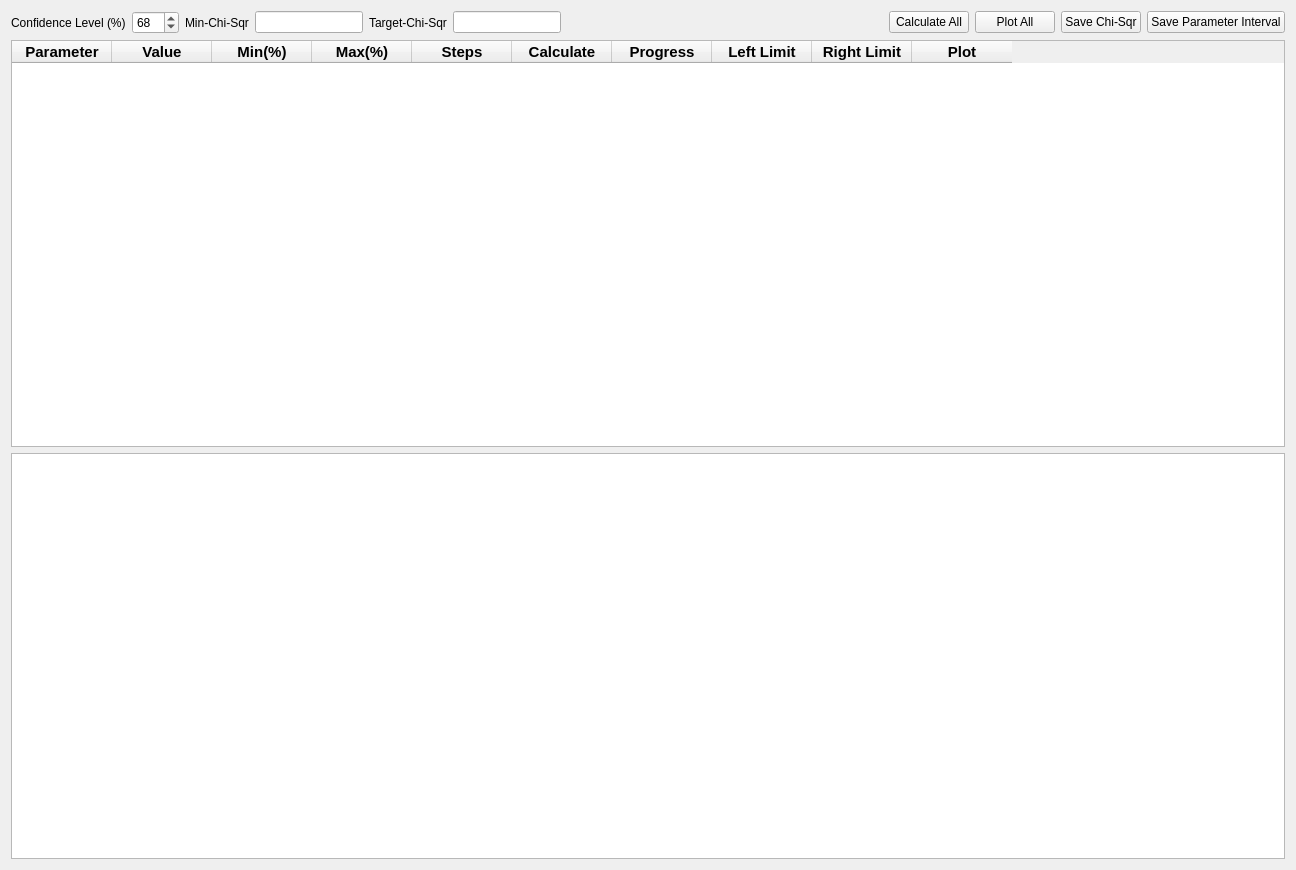
<?xml version="1.0" encoding="UTF-8"?>
<ui version="4.0">
 <class>Form</class>
 <widget class="QWidget" name="Form">
  <property name="geometry">
   <rect>
    <x>0</x>
    <y>0</y>
    <width>1296</width>
    <height>870</height>
   </rect>
  </property>
  <property name="windowTitle">
   <string>Form</string>
  </property>
  <layout class="QVBoxLayout" name="verticalLayout">
   <item>
    <layout class="QHBoxLayout" name="horizontalLayout">
     <item>
      <widget class="QLabel" name="label_2">
       <property name="sizePolicy">
        <sizepolicy hsizetype="Fixed" vsizetype="Preferred">
         <horstretch>0</horstretch>
         <verstretch>0</verstretch>
        </sizepolicy>
       </property>
       <property name="text">
        <string>Confidence Level (%)</string>
       </property>
      </widget>
     </item>
     <item>
      <widget class="QSpinBox" name="confIntervalSpinBox">
       <property name="sizePolicy">
        <sizepolicy hsizetype="Fixed" vsizetype="Fixed">
         <horstretch>0</horstretch>
         <verstretch>0</verstretch>
        </sizepolicy>
       </property>
       <property name="minimum">
        <number>1</number>
       </property>
       <property name="maximum">
        <number>100</number>
       </property>
       <property name="value">
        <number>68</number>
       </property>
      </widget>
     </item>
     <item>
      <widget class="QLabel" name="label">
       <property name="sizePolicy">
        <sizepolicy hsizetype="Fixed" vsizetype="Preferred">
         <horstretch>0</horstretch>
         <verstretch>0</verstretch>
        </sizepolicy>
       </property>
       <property name="text">
        <string>Min-Chi-Sqr</string>
       </property>
      </widget>
     </item>
     <item>
      <widget class="QLineEdit" name="minChiSqrLineEdit">
       <property name="sizePolicy">
        <sizepolicy hsizetype="Fixed" vsizetype="Fixed">
         <horstretch>0</horstretch>
         <verstretch>0</verstretch>
        </sizepolicy>
       </property>
       <property name="maximumSize">
        <size>
         <width>200</width>
         <height>16777215</height>
        </size>
       </property>
      </widget>
     </item>
     <item>
      <widget class="QLabel" name="label_3">
       <property name="sizePolicy">
        <sizepolicy hsizetype="Fixed" vsizetype="Preferred">
         <horstretch>0</horstretch>
         <verstretch>0</verstretch>
        </sizepolicy>
       </property>
       <property name="text">
        <string>Target-Chi-Sqr</string>
       </property>
      </widget>
     </item>
     <item>
      <widget class="QLineEdit" name="targetChiSqrLineEdit">
       <property name="sizePolicy">
        <sizepolicy hsizetype="Fixed" vsizetype="Fixed">
         <horstretch>0</horstretch>
         <verstretch>0</verstretch>
        </sizepolicy>
       </property>
       <property name="maximumSize">
        <size>
         <width>200</width>
         <height>16777215</height>
        </size>
       </property>
      </widget>
     </item>
     <item>
      <spacer name="horizontalSpacer">
       <property name="orientation">
        <enum>Qt::Horizontal</enum>
       </property>
       <property name="sizeHint" stdset="0">
        <size>
         <width>40</width>
         <height>20</height>
        </size>
       </property>
      </spacer>
     </item>
     <item>
      <widget class="QPushButton" name="calcAllPushButton">
       <property name="sizePolicy">
        <sizepolicy hsizetype="Fixed" vsizetype="Fixed">
         <horstretch>0</horstretch>
         <verstretch>0</verstretch>
        </sizepolicy>
       </property>
       <property name="text">
        <string>Calculate All</string>
       </property>
      </widget>
     </item>
     <item>
      <widget class="QPushButton" name="plotAllPushButton">
       <property name="sizePolicy">
        <sizepolicy hsizetype="Fixed" vsizetype="Fixed">
         <horstretch>0</horstretch>
         <verstretch>0</verstretch>
        </sizepolicy>
       </property>
       <property name="text">
        <string>Plot All</string>
       </property>
      </widget>
     </item>
     <item>
      <widget class="QPushButton" name="saveAllPushButton">
       <property name="sizePolicy">
        <sizepolicy hsizetype="Fixed" vsizetype="Fixed">
         <horstretch>0</horstretch>
         <verstretch>0</verstretch>
        </sizepolicy>
       </property>
       <property name="text">
        <string>Save Chi-Sqr</string>
       </property>
      </widget>
     </item>
     <item>
      <widget class="QPushButton" name="saveErrPushButton">
       <property name="sizePolicy">
        <sizepolicy hsizetype="Preferred" vsizetype="Fixed">
         <horstretch>0</horstretch>
         <verstretch>0</verstretch>
        </sizepolicy>
       </property>
       <property name="text">
        <string>Save Parameter Interval</string>
       </property>
      </widget>
     </item>
    </layout>
   </item>
   <item>
    <widget class="QTableWidget" name="fitParamTableWidget">
     <property name="sizePolicy">
      <sizepolicy hsizetype="Preferred" vsizetype="Expanding">
       <horstretch>0</horstretch>
       <verstretch>0</verstretch>
      </sizepolicy>
     </property>
     <attribute name="horizontalHeaderStretchLastSection">
      <bool>false</bool>
     </attribute>
     <column>
      <property name="text">
       <string>Parameter</string>
      </property>
      <property name="font">
       <font>
        <pointsize>11</pointsize>
        <weight>75</weight>
        <bold>true</bold>
       </font>
      </property>
     </column>
     <column>
      <property name="text">
       <string>Value</string>
      </property>
      <property name="font">
       <font>
        <pointsize>11</pointsize>
        <weight>75</weight>
        <bold>true</bold>
       </font>
      </property>
     </column>
     <column>
      <property name="text">
       <string>Min(%)</string>
      </property>
      <property name="font">
       <font>
        <pointsize>11</pointsize>
        <weight>75</weight>
        <bold>true</bold>
       </font>
      </property>
     </column>
     <column>
      <property name="text">
       <string>Max(%)</string>
      </property>
      <property name="font">
       <font>
        <pointsize>11</pointsize>
        <weight>75</weight>
        <bold>true</bold>
       </font>
      </property>
     </column>
     <column>
      <property name="text">
       <string>Steps</string>
      </property>
      <property name="font">
       <font>
        <pointsize>11</pointsize>
        <weight>75</weight>
        <bold>true</bold>
       </font>
      </property>
     </column>
     <column>
      <property name="text">
       <string>Calculate</string>
      </property>
      <property name="font">
       <font>
        <pointsize>11</pointsize>
        <weight>75</weight>
        <italic>false</italic>
        <bold>true</bold>
       </font>
      </property>
     </column>
     <column>
      <property name="text">
       <string>Progress</string>
      </property>
      <property name="font">
       <font>
        <pointsize>11</pointsize>
        <weight>75</weight>
        <bold>true</bold>
       </font>
      </property>
     </column>
     <column>
      <property name="text">
       <string>Left Limit</string>
      </property>
      <property name="font">
       <font>
        <pointsize>11</pointsize>
        <weight>75</weight>
        <bold>true</bold>
       </font>
      </property>
     </column>
     <column>
      <property name="text">
       <string>Right Limit</string>
      </property>
      <property name="font">
       <font>
        <pointsize>11</pointsize>
        <weight>75</weight>
        <bold>true</bold>
       </font>
      </property>
     </column>
     <column>
      <property name="text">
       <string>Plot</string>
      </property>
      <property name="font">
       <font>
        <pointsize>11</pointsize>
        <weight>75</weight>
        <bold>true</bold>
       </font>
      </property>
     </column>
    </widget>
   </item>
   <item>
    <widget class="QTextEdit" name="errInfoTextEdit"/>
   </item>
  </layout>
 </widget>
 <resources/>
 <connections/>
</ui>
